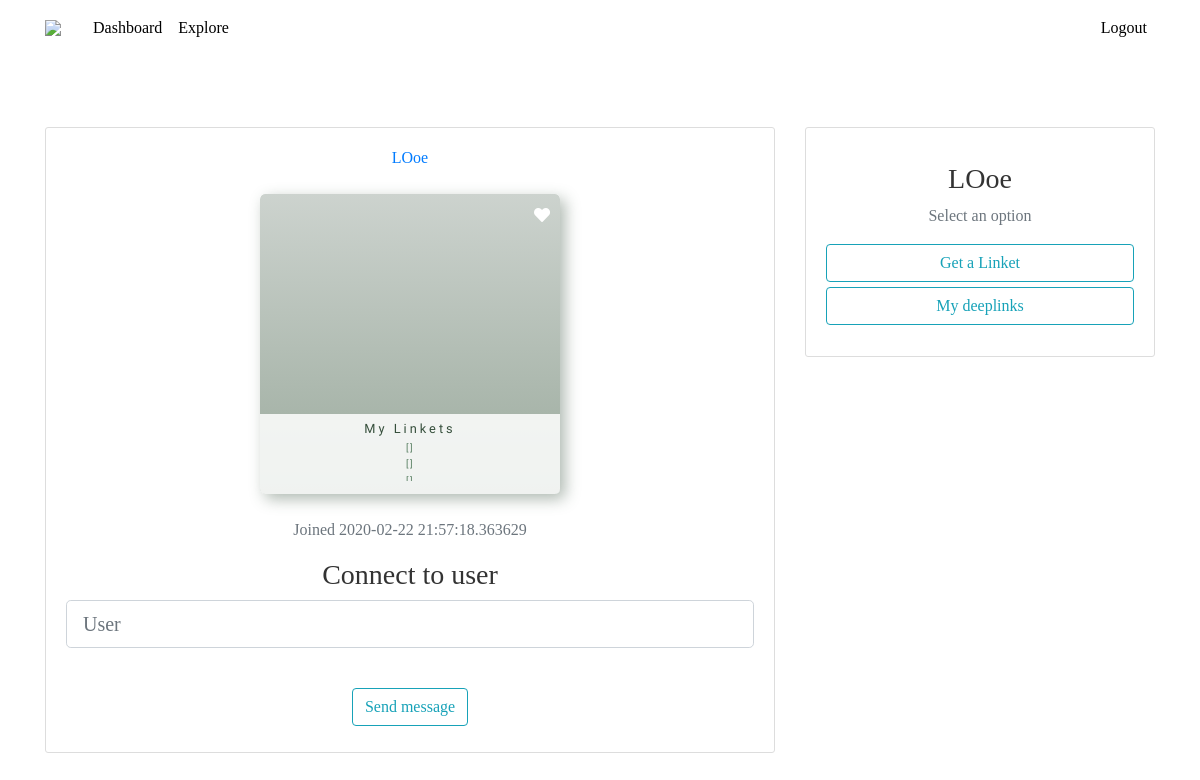
The app's page /dashboard (signed in), older data.
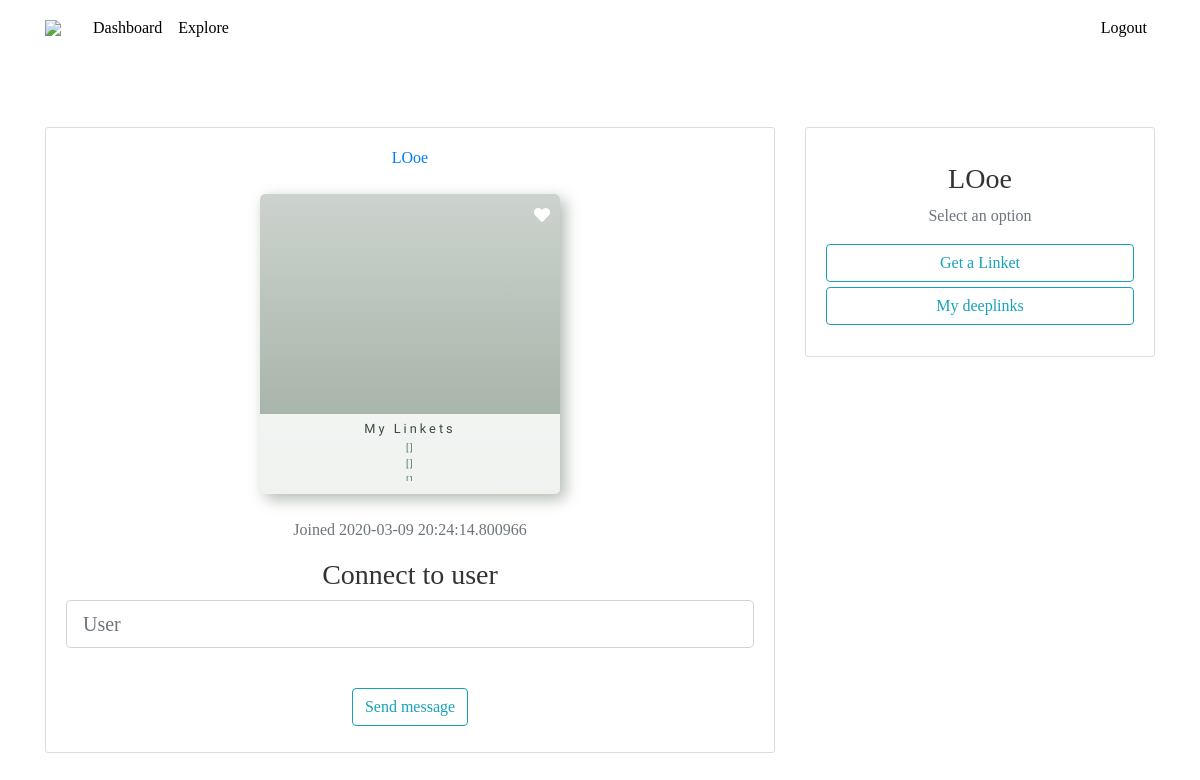
The same page, newer data.
### linketapp.py (models this page shows, shortened)
class Users(UserMixin, db.Model):
    __tablename__ = "Users"
    id = db.Column(db.Integer, primary_key=True)
    email = db.Column(db.String(89))
    username = db.Column(db.String(89))
    pwd = db.Column(db.String(128))
    dateJoined = db.Column(db.DateTime, nullable=False,
        default=datetime.datetime.utcnow)

### linketapp.py (the view)
@app.route("/dashboard")
@login_required
def dashboard_home():
    try:
        myLinkets = Linkets.query.filter_by(owner_id=current_user.id).all()
        print(myLinkets)
    except:
        myLinkets = "You have no Linket(s) registered!"
    return render_template('dashboard.html', myLinkets=myLinkets)

### linketapp.py (called while the page is built)
@login_manager.user_loader
def load_user(userInputEmail):
    return Users.query.filter_by(email=userInputEmail).first()

### templates/dashboard.html (shortened to what this page needs)
{% extends "layout.html" %}
{% block content %}
<div style='text-align: center' class="content-section">
  <p class='text-muted'><a class="nav-item nav-link" href="/dashboard">{{ current_user.username }}</a></p>
   <div id="player">
      <div class="album">
         <div class="heart"><i class="fas fa-heart"></i></div>
      </div>
      <div class="info">
         <div style="padding: 10px 0px 10px 0px; overflow-y: auto; height: 70px" class="currently-playing">
            {% if myLinkets %}
            <h2 class="song-name"> My Linkets</h2>
            {% else %}
            <h2 class="song-name"> You have no linkets registered!</h2>
            {% endif %}
            {% for linket in myLinkets %}
            <h3 class="artist-name">[{{linket.linketBare}}]</h3>
            {% endfor %}
         </div>
      </div>
   </div>
   <br>
   <p class='text-muted'>Joined {{current_user.dateJoined}} </p>
   <form id="connect">
        <h3> Connect to user</h3>
       <fieldset class="form-group">
         <input class="form-control form-control-lg" name="target" required="" type="text" placeholder="User">
         <br>
       </fieldset>
       <div class="form-group">
           <input disbaled=false class="btn btn-outline-info" name="submit" type="submit" value="Send message">
       </div>
   </form>
</div>
{% endblock content %}

### templates/layout.html (shortened to what this page needs)
<!DOCTYPE html>
<html>
<head>
    <link rel="stylesheet" href="https://maxcdn.bootstrapcdn.com/bootstrap/4.0.0/css/bootstrap.min.css">
    <link rel="stylesheet" href="https://cdnjs.cloudflare.com/ajax/libs/font-awesome/4.4.0/css/font-awesome.min.css">
    <link rel="stylesheet" type="text/css" href="{{ url_for('static', filename='style.css') }}">
    <link rel="stylesheet" href="https://use.fontawesome.com/releases/v5.5.0/css/all.css"
>
</head>
<body>
    <header class="site-header">
      <nav class="navbar navbar-expand-md navbar-light bg-steel fixed-top">
        <div class="container">
          <img class="navbar-brand mr-4" src="http://linket.info/wp-content/uploads/2019/02/logo.png">
          <div class="collapse navbar-collapse" id="navbarToggle">
            <div class="navbar-nav mr-auto">
              {% if current_user.is_authenticated %}
              <a class="nav-item nav-link" href="/dashboard">Dashboard</a>
              <a class="nav-item nav-link" href="/dashboard">Explore</a>
              {% else %}
              <a class="nav-item nav-link" href="/login">Home</a>
              <a class="nav-item nav-link" href="/login">About</a>
              {% endif%}
            </div>
            <div class="navbar-nav">
              {% if current_user.is_authenticated %}
              <a class="nav-item nav-link" href="/signout">Logout</a>
              {% endif %}
            </div>
          </div>
        </div>
      </nav>
    </header>
    <main role="main" class="container">
      <div class="row">
        <div class="col-md-8">
          {% block content %}{% endblock %}
        </div>
          {% if not current_user.is_authenticated %}
          <div class="col-md-4">
            <div class="content-section">
              <br>
              <h3>[ Linket ]</h3>
              <p class='text-muted'>beta
                <img style="width: 171px; height: 156px" src="https://linket.info/wp-content/uploads/2019/06/small-linkcat.jpg"/>
              </p>
            </div>
          </div>
          {% else %}
          <div class="col-md-4">
            <div class="content-section">
              <br>
              <h3>{{current_user.username}}</h3>
              <p class='text-muted'>Select an option
                <ul class="list-group">
                  <li style="margin: 0px 0px 5px 0px" class="btn btn-outline-info" onclick="window.location ='/dashboard/registerlinket'">Get a Linket</li>
                  <li style="margin: 0px 0px 5px 0px" class="btn btn-outline-info">My deeplinks</li>
                </ul>
              </p>
            </div>
          </div>
          {% endif %}
        </div>
    </main>
</body>
</html>

### static/style.css (style rules this page uses)
body { color: #333333; margin-top: 5rem; text-align: center; font-family: 'Baskervville', serif; }
.bg-steel { background-color: white; }
.site-header .navbar-nav .nav-link { color: black; }
.content-section { background: #ffffff; padding: 10px 20px; border: 1px solid #dddddd; border-radius: 3px; margin-top: 20px; margin-bottom: 20px; }
main { margin: 10px 0px 10px 0px; }

### templates/dashboard.html (style rules this page uses)
html { min-height: 100%; display: grid; }
body { font-family: 'Baskervville', serif; display: grid; }
#player { background: #FFFFFF; position: relative; margin: auto; width: 300px; height: 300px; overflow: hidden; border-radius: 5px; box-shadow: 5px 5px 15px rgba(54, 79, 60, 0.4); -webkit-transition: all .5s ease-in-out; transition: all .5s ease-in-out; }
.album { background: linear-gradient(rgba(54, 79, 60, 0.25), rgba(73, 101, 77, 0.55)), url("http://www.downtowndevs.tech/static/images/photo/3-dis.jpg"); background-repeat: no-repeat; background-size: 300px; width: 100%; height: 100%; border-radius: 5px; position: absolute; }
.heart { position: absolute; right: 0; color: #FFFFFF; margin: 10px; transition: all .4s ease; }
.info { height: 115px; width: 100%; position: absolute; bottom: 0; background: rgba(255, 255, 255, 0.85); transform: translateY(35px); transition: all .5s ease-in-out; }
.currently-playing { text-align: center; margin-top: -3px; }
.song-name, .artist-name { font-family: "Questrial", sans-serif; margin: 0; }
.song-name { font-size: .8em; letter-spacing: 3px; color: #364F3C; }
.artist-name { font-size: .6em; letter-spacing: 1.5px; color: #557c5f; margin-top: 5px; }

Row changes from the older to the newer data that the page shows:
changed Users "LOoe": dateJoined "2020-02-22 21:57:18.363629" → "2020-03-09 20:24:14.800966"
